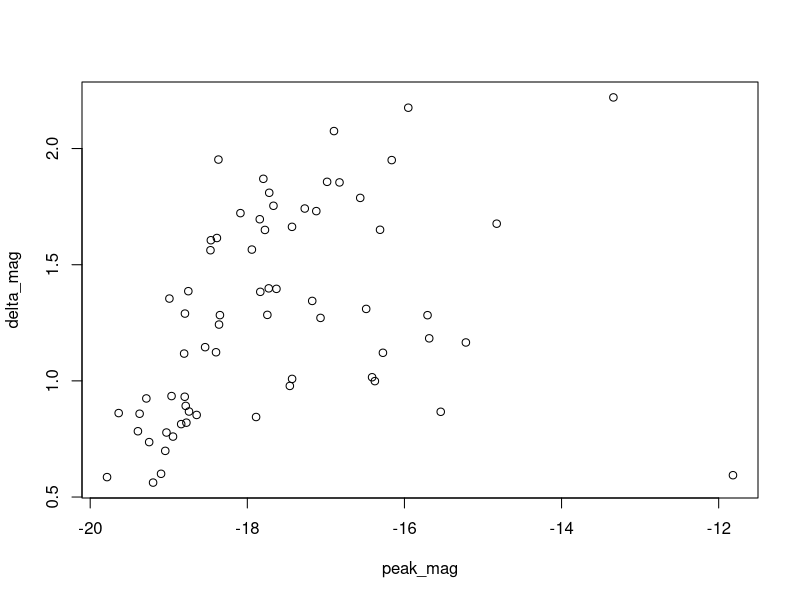
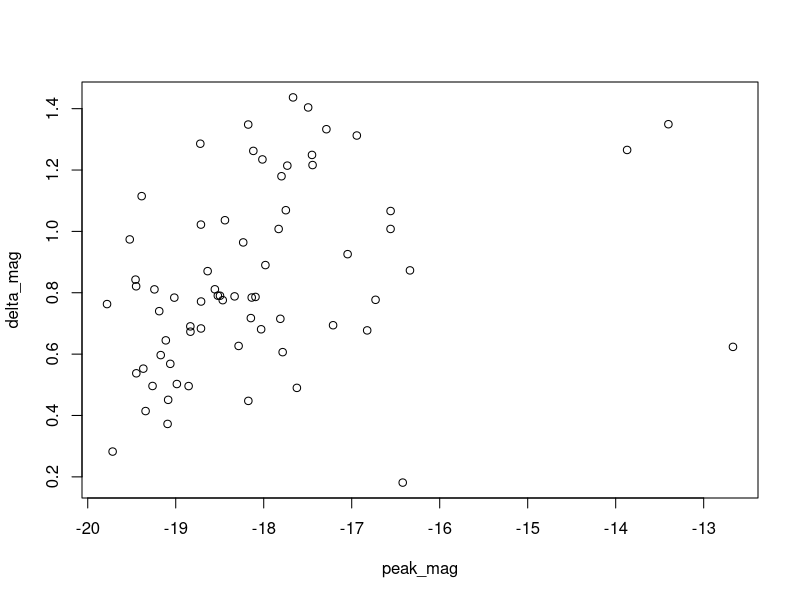
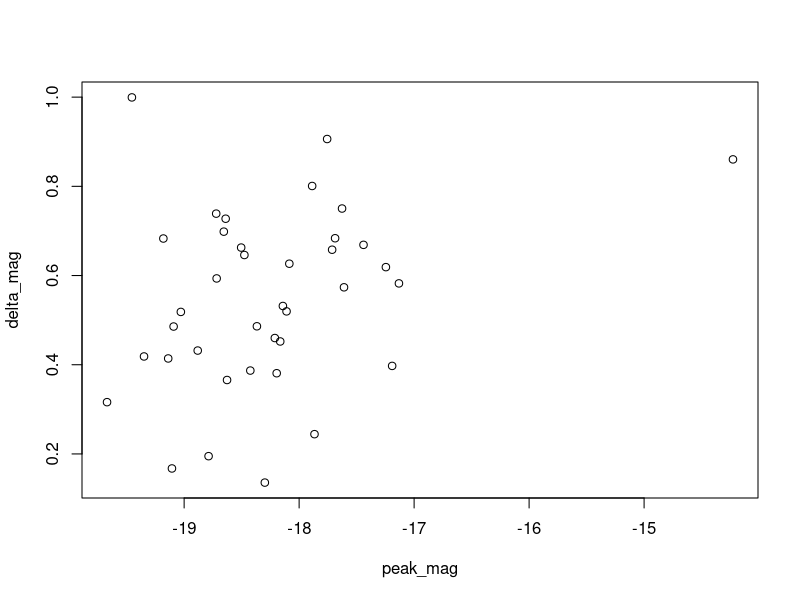

R code for these plots, in order:
library(lmtest)
library(sandwich)

b_data <- read.csv("b_band.csv")
v_data <- read.csv("v_band.csv")
i_data <- read.csv("i_band.csv")

new_b_data <- data.frame(peak_mag = b_data$peak_mag, delta_mag = (b_data$X15_mag - b_data$peak_mag))
plot(new_b_data)
b_reg <- lm(new_b_data$peak_mag~new_b_data$delta_mag)
summary(b_reg)

new_v_data <- data.frame(peak_mag = v_data$peak_mag, delta_mag = (v_data$X15_mag - v_data$peak_mag))
plot(new_v_data)
v_reg <- lm(new_v_data$peak_mag~new_v_data$delta_mag)
summary(v_reg)

new_i_data <- data.frame(peak_mag = i_data$peak_mag, delta_mag = (i_data$X15_mag - i_data$peak_mag))
plot(new_i_data)
i_reg <- lm(new_i_data$peak_mag~new_i_data$delta_mag)
summary(i_reg)
